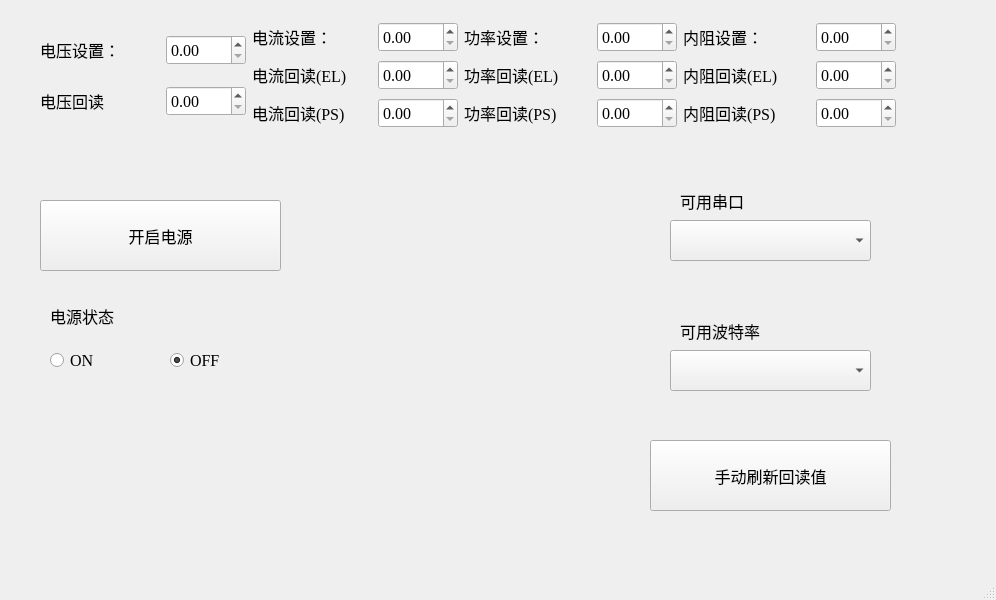
<?xml version="1.0" encoding="UTF-8"?>
<ui version="4.0">
 <class>TestSerialPort</class>
 <widget class="QMainWindow" name="TestSerialPort">
  <property name="geometry">
   <rect>
    <x>0</x>
    <y>0</y>
    <width>996</width>
    <height>600</height>
   </rect>
  </property>
  <property name="font">
   <font>
    <family>Times New Roman</family>
    <pointsize>12</pointsize>
   </font>
  </property>
  <property name="windowTitle">
   <string>TestSerialPort</string>
  </property>
  <widget class="QWidget" name="centralwidget">
   <widget class="QPushButton" name="pushButton">
    <property name="geometry">
     <rect>
      <x>40</x>
      <y>200</y>
      <width>241</width>
      <height>71</height>
     </rect>
    </property>
    <property name="text">
     <string>开启电源</string>
    </property>
   </widget>
   <widget class="QRadioButton" name="rbton">
    <property name="geometry">
     <rect>
      <x>50</x>
      <y>350</y>
      <width>71</width>
      <height>21</height>
     </rect>
    </property>
    <property name="text">
     <string>ON</string>
    </property>
   </widget>
   <widget class="QRadioButton" name="rbtoff">
    <property name="geometry">
     <rect>
      <x>170</x>
      <y>350</y>
      <width>112</width>
      <height>21</height>
     </rect>
    </property>
    <property name="text">
     <string>OFF</string>
    </property>
    <property name="checked">
     <bool>true</bool>
    </property>
   </widget>
   <widget class="QLabel" name="label_12">
    <property name="geometry">
     <rect>
      <x>50</x>
      <y>300</y>
      <width>201</width>
      <height>31</height>
     </rect>
    </property>
    <property name="text">
     <string>电源状态</string>
    </property>
   </widget>
   <widget class="QComboBox" name="serialNameBox">
    <property name="geometry">
     <rect>
      <x>670</x>
      <y>220</y>
      <width>201</width>
      <height>41</height>
     </rect>
    </property>
   </widget>
   <widget class="QLabel" name="label_13">
    <property name="geometry">
     <rect>
      <x>680</x>
      <y>190</y>
      <width>131</width>
      <height>21</height>
     </rect>
    </property>
    <property name="text">
     <string>可用串口</string>
    </property>
   </widget>
   <widget class="QComboBox" name="serialBaudRateBox">
    <property name="geometry">
     <rect>
      <x>670</x>
      <y>350</y>
      <width>201</width>
      <height>41</height>
     </rect>
    </property>
   </widget>
   <widget class="QLabel" name="label_14">
    <property name="geometry">
     <rect>
      <x>680</x>
      <y>320</y>
      <width>131</width>
      <height>21</height>
     </rect>
    </property>
    <property name="text">
     <string>可用波特率</string>
    </property>
   </widget>
   <widget class="QWidget" name="layoutWidget">
    <property name="geometry">
     <rect>
      <x>40</x>
      <y>20</y>
      <width>856</width>
      <height>112</height>
     </rect>
    </property>
    <layout class="QHBoxLayout" name="horizontalLayout_12">
     <item>
      <layout class="QVBoxLayout" name="verticalLayout_4">
       <item>
        <layout class="QHBoxLayout" name="horizontalLayout">
         <item>
          <widget class="QLabel" name="label">
           <property name="minimumSize">
            <size>
             <width>120</width>
             <height>30</height>
            </size>
           </property>
           <property name="maximumSize">
            <size>
             <width>120</width>
             <height>30</height>
            </size>
           </property>
           <property name="text">
            <string>电压设置：</string>
           </property>
          </widget>
         </item>
         <item>
          <widget class="QDoubleSpinBox" name="volInput">
           <property name="minimumSize">
            <size>
             <width>80</width>
             <height>30</height>
            </size>
           </property>
           <property name="maximumSize">
            <size>
             <width>80</width>
             <height>30</height>
            </size>
           </property>
          </widget>
         </item>
        </layout>
       </item>
       <item>
        <layout class="QHBoxLayout" name="horizontalLayout_2">
         <item>
          <widget class="QLabel" name="label_2">
           <property name="minimumSize">
            <size>
             <width>120</width>
             <height>30</height>
            </size>
           </property>
           <property name="maximumSize">
            <size>
             <width>120</width>
             <height>30</height>
            </size>
           </property>
           <property name="text">
            <string>电压回读</string>
           </property>
          </widget>
         </item>
         <item>
          <widget class="QDoubleSpinBox" name="volOuput">
           <property name="minimumSize">
            <size>
             <width>80</width>
             <height>30</height>
            </size>
           </property>
           <property name="maximumSize">
            <size>
             <width>80</width>
             <height>30</height>
            </size>
           </property>
          </widget>
         </item>
        </layout>
       </item>
      </layout>
     </item>
     <item>
      <layout class="QVBoxLayout" name="verticalLayout_3">
       <item>
        <layout class="QHBoxLayout" name="horizontalLayout_3">
         <item>
          <widget class="QLabel" name="label_3">
           <property name="minimumSize">
            <size>
             <width>120</width>
             <height>30</height>
            </size>
           </property>
           <property name="maximumSize">
            <size>
             <width>120</width>
             <height>30</height>
            </size>
           </property>
           <property name="text">
            <string>电流设置：</string>
           </property>
          </widget>
         </item>
         <item>
          <widget class="QDoubleSpinBox" name="curInput">
           <property name="minimumSize">
            <size>
             <width>80</width>
             <height>30</height>
            </size>
           </property>
           <property name="maximumSize">
            <size>
             <width>80</width>
             <height>30</height>
            </size>
           </property>
          </widget>
         </item>
        </layout>
       </item>
       <item>
        <layout class="QHBoxLayout" name="horizontalLayout_4">
         <item>
          <widget class="QLabel" name="label_4">
           <property name="minimumSize">
            <size>
             <width>120</width>
             <height>30</height>
            </size>
           </property>
           <property name="maximumSize">
            <size>
             <width>120</width>
             <height>30</height>
            </size>
           </property>
           <property name="text">
            <string>电流回读(EL)</string>
           </property>
          </widget>
         </item>
         <item>
          <widget class="QDoubleSpinBox" name="curOuputEL">
           <property name="minimumSize">
            <size>
             <width>80</width>
             <height>30</height>
            </size>
           </property>
           <property name="maximumSize">
            <size>
             <width>80</width>
             <height>30</height>
            </size>
           </property>
          </widget>
         </item>
        </layout>
       </item>
       <item>
        <layout class="QHBoxLayout" name="horizontalLayout_5">
         <item>
          <widget class="QLabel" name="label_5">
           <property name="minimumSize">
            <size>
             <width>120</width>
             <height>30</height>
            </size>
           </property>
           <property name="maximumSize">
            <size>
             <width>120</width>
             <height>30</height>
            </size>
           </property>
           <property name="text">
            <string>电流回读(PS)</string>
           </property>
          </widget>
         </item>
         <item>
          <widget class="QDoubleSpinBox" name="curOuputPS">
           <property name="minimumSize">
            <size>
             <width>80</width>
             <height>30</height>
            </size>
           </property>
           <property name="maximumSize">
            <size>
             <width>80</width>
             <height>30</height>
            </size>
           </property>
          </widget>
         </item>
        </layout>
       </item>
      </layout>
     </item>
     <item>
      <layout class="QVBoxLayout" name="verticalLayout">
       <item>
        <layout class="QHBoxLayout" name="horizontalLayout_6">
         <item>
          <widget class="QLabel" name="label_6">
           <property name="text">
            <string>功率设置：</string>
           </property>
          </widget>
         </item>
         <item>
          <widget class="QDoubleSpinBox" name="powInput">
           <property name="minimumSize">
            <size>
             <width>80</width>
             <height>30</height>
            </size>
           </property>
           <property name="maximumSize">
            <size>
             <width>80</width>
             <height>30</height>
            </size>
           </property>
          </widget>
         </item>
        </layout>
       </item>
       <item>
        <layout class="QHBoxLayout" name="horizontalLayout_7">
         <item>
          <widget class="QLabel" name="label_7">
           <property name="text">
            <string>功率回读(EL)</string>
           </property>
          </widget>
         </item>
         <item>
          <widget class="QDoubleSpinBox" name="powOuputEL">
           <property name="minimumSize">
            <size>
             <width>80</width>
             <height>30</height>
            </size>
           </property>
           <property name="maximumSize">
            <size>
             <width>80</width>
             <height>30</height>
            </size>
           </property>
          </widget>
         </item>
        </layout>
       </item>
       <item>
        <layout class="QHBoxLayout" name="horizontalLayout_8">
         <item>
          <widget class="QLabel" name="label_8">
           <property name="text">
            <string>功率回读(PS)</string>
           </property>
          </widget>
         </item>
         <item>
          <widget class="QDoubleSpinBox" name="powOuputPS">
           <property name="minimumSize">
            <size>
             <width>80</width>
             <height>30</height>
            </size>
           </property>
           <property name="maximumSize">
            <size>
             <width>80</width>
             <height>30</height>
            </size>
           </property>
          </widget>
         </item>
        </layout>
       </item>
      </layout>
     </item>
     <item>
      <layout class="QVBoxLayout" name="verticalLayout_2">
       <item>
        <layout class="QHBoxLayout" name="horizontalLayout_9">
         <item>
          <widget class="QLabel" name="label_9">
           <property name="text">
            <string>内阻设置：</string>
           </property>
          </widget>
         </item>
         <item>
          <widget class="QDoubleSpinBox" name="RInput">
           <property name="minimumSize">
            <size>
             <width>80</width>
             <height>30</height>
            </size>
           </property>
           <property name="maximumSize">
            <size>
             <width>80</width>
             <height>30</height>
            </size>
           </property>
          </widget>
         </item>
        </layout>
       </item>
       <item>
        <layout class="QHBoxLayout" name="horizontalLayout_10">
         <item>
          <widget class="QLabel" name="label_10">
           <property name="text">
            <string>内阻回读(EL)</string>
           </property>
          </widget>
         </item>
         <item>
          <widget class="QDoubleSpinBox" name="ROuputEL">
           <property name="minimumSize">
            <size>
             <width>80</width>
             <height>30</height>
            </size>
           </property>
           <property name="maximumSize">
            <size>
             <width>80</width>
             <height>30</height>
            </size>
           </property>
          </widget>
         </item>
        </layout>
       </item>
       <item>
        <layout class="QHBoxLayout" name="horizontalLayout_11">
         <item>
          <widget class="QLabel" name="label_11">
           <property name="text">
            <string>内阻回读(PS)</string>
           </property>
          </widget>
         </item>
         <item>
          <widget class="QDoubleSpinBox" name="ROuputPS">
           <property name="minimumSize">
            <size>
             <width>80</width>
             <height>30</height>
            </size>
           </property>
           <property name="maximumSize">
            <size>
             <width>80</width>
             <height>30</height>
            </size>
           </property>
          </widget>
         </item>
        </layout>
       </item>
      </layout>
     </item>
    </layout>
   </widget>
   <widget class="QPushButton" name="flushdata">
    <property name="geometry">
     <rect>
      <x>650</x>
      <y>440</y>
      <width>241</width>
      <height>71</height>
     </rect>
    </property>
    <property name="text">
     <string>手动刷新回读值</string>
    </property>
   </widget>
  </widget>
  <widget class="QMenuBar" name="menubar">
   <property name="geometry">
    <rect>
     <x>0</x>
     <y>0</y>
     <width>996</width>
     <height>25</height>
    </rect>
   </property>
  </widget>
  <widget class="QStatusBar" name="statusbar"/>
 </widget>
 <resources/>
 <connections/>
</ui>
